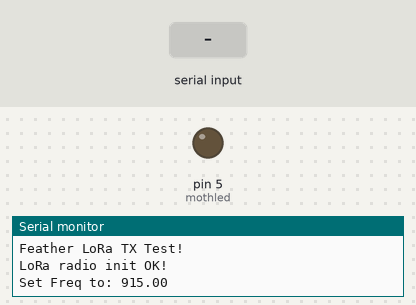
A sketch run on a simulated Arduino Mega 2560, built with avr-gcc and run on an emulated ATmega2560. Parts: output pins drawn as LEDs (lit = HIGH), the last lines printed to the serial monitor. The test bench sets the inputs (shaded band). No radio packets arrive unless stated; pins used as bus, display or sensor lines are not drawn.

Above: at 1.2 s.
1.3 s: "1" received over the second serial link
At 1.95 s:
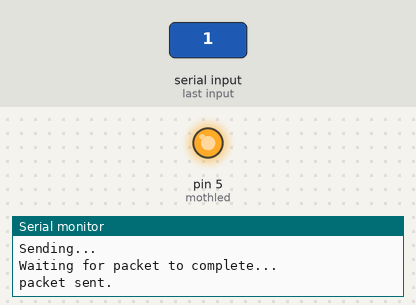
Timing chart, 0 to 4.3 s (numbered marks = the images above; inputs shaded):
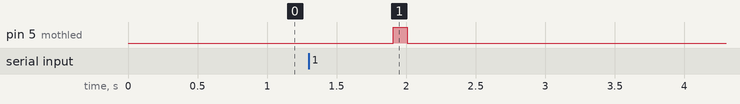

Measured:
- after the input at 1.3 s, pin 5 (mothled): LOW → HIGH after 0.61 s, → LOW 0.10 s later

The sketch:

featherm0_K30_lora.ino
```cpp
/*
  Basic Arduino example for K-Series sensor
  Created by Jason Berger
  Co2meter.com
*/


#include <SPI.h>
#include <Wire.h>
#include <RH_RF95.h>
#include <ArduinoJson.h>

//#include "SoftwareSerial.h"

//SoftwareSerial K_30_Serial(3,4);  //Sets up a virtual serial port
                                    //Using pin 12 for Rx and pin 13 for Tx


byte readCO2[] = {0xFE, 0X44, 0X00, 0X08, 0X02, 0X9F, 0X25};  //Command packet to read Co2 (see app note)
byte response[] = {0,0,0,0,0,0,0};  //create an array to store the response

//multiplier for value. default is 1. set to 3 for K-30 3% and 10 for K-33 ICB
int valMultiplier = 1;


// for mothbot
#define RFM95_CS 8
#define RFM95_RST 7
#define RFM95_INT 2

// Change to 434.0 or other frequency, must match RX's freq!
#define RF95_FREQ 915.0

// Singleton instance of the radio driver
RH_RF95 rf95(RFM95_CS, RFM95_INT);

    StaticJsonDocument<200> doc;

int mothled = 5;

void setup()
{

pinMode(mothled, OUTPUT);

  pinMode(RFM95_RST, OUTPUT);
  digitalWrite(RFM95_RST, HIGH);


  // put your setup code here, to run once:
  Serial.begin(9600);         //Opens the main serial port to communicate with the computer
  Serial1.begin(9600);
  //K_30_Serial.begin(9600);    //Opens the virtual serial port with a baud of 9600

  Serial.println("Feather LoRa TX Test!");

  // manual reset
  digitalWrite(RFM95_RST, LOW);
  delay(10);
  digitalWrite(RFM95_RST, HIGH);
  delay(10);

  while (!rf95.init()) {
    Serial.println("LoRa radio init failed");
    Serial.println("Uncomment '#define SERIAL_DEBUG' in RH_RF95.cpp for detailed debug info");
    while (1);
  }
  Serial.println("LoRa radio init OK!");

  // Defaults after init are 434.0MHz, modulation GFSK_Rb250Fd250, +13dbM
  if (!rf95.setFrequency(RF95_FREQ)) {
    Serial.println("setFrequency failed");
    while (1);
  }
  Serial.print("Set Freq to: "); Serial.println(RF95_FREQ);

  // Defaults after init are 434.0MHz, 13dBm, Bw = 125 kHz, Cr = 4/5, Sf = 128chips/symbol, CRC on

  // The default transmitter power is 13dBm, using PA_BOOST.
  // If you are using RFM95/96/97/98 modules which uses the PA_BOOST transmitter pin, then
  // you can set transmitter powers from 5 to 23 dBm:
  rf95.setTxPower(23, false);

}

void loop()
{

  sendRequest(readCO2);
  unsigned long valCO2 = getValue(response);
  //Serial.print("Co2 ppm = ");
  Serial.println(valCO2);

  doc["ppm"]=valCO2;

char radiopacket[40];
  serializeJson(doc, radiopacket);

  //char radiopacket[20] = "Hello World #      ";
  //itoa(packetnum++, radiopacket+13, 10);
  Serial.print("Sending "); Serial.println(radiopacket);
  //radiopacket[19] = 0;

  Serial.println("Sending...");
  delay(10);
  rf95.send((uint8_t *)radiopacket, 40);

  Serial.println("Waiting for packet to complete...");
  delay(10);
  rf95.waitPacketSent();
Serial.println("packet sent.");
  digitalWrite(mothled, HIGH);   // turn the LED on (HIGH is the voltage level)
  delay(100);                       // wait for a second
  digitalWrite(mothled, LOW);    // turn the LED off by making the voltage LOW
  delay(100);                       // wait for a second

  delay(2000);


}

void sendRequest(byte packet[])
{
  while(!Serial1.available())  //keep sending request until we start to get a response
  {
    Serial1.write(readCO2,7);
    delay(50);
  }

  int timeout=0;  //set a timeoute counter
  while(Serial1.available() < 7 ) //Wait to get a 7 byte response
  {
    timeout++;
    if(timeout > 10)    //if it takes to long there was probably an error
      {
        while(Serial1.available())  //flush whatever we have
          Serial1.read();

          break;                        //exit and try again
      }
      delay(50);
  }

  for (int i=0; i < 7; i++)
  {
    response[i] = Serial1.read();
  }
}

unsigned long getValue(byte packet[])
{
    int high = packet[3];                        //high byte for value is 4th byte in packet in the packet
    int low = packet[4];                         //low byte for value is 5th byte in the packet


    unsigned long val = high*256 + low;                //Combine high byte and low byte with this formula to get value
    return val* valMultiplier;
}
```
